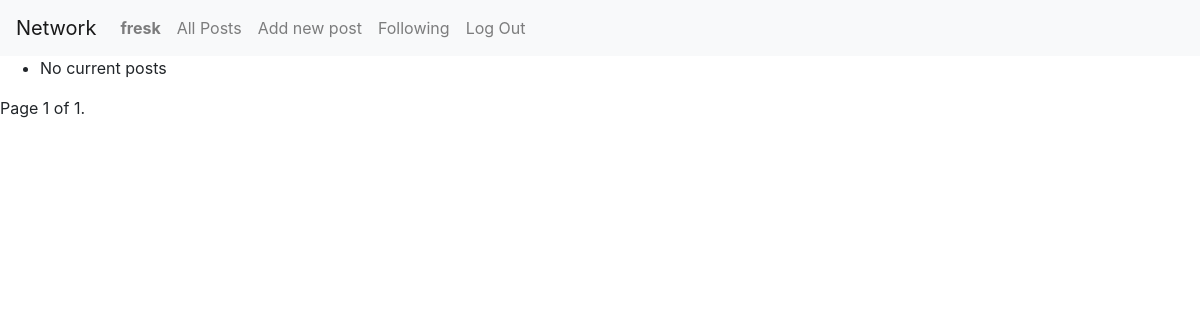
Page /following (signed in) on the earlier database version.
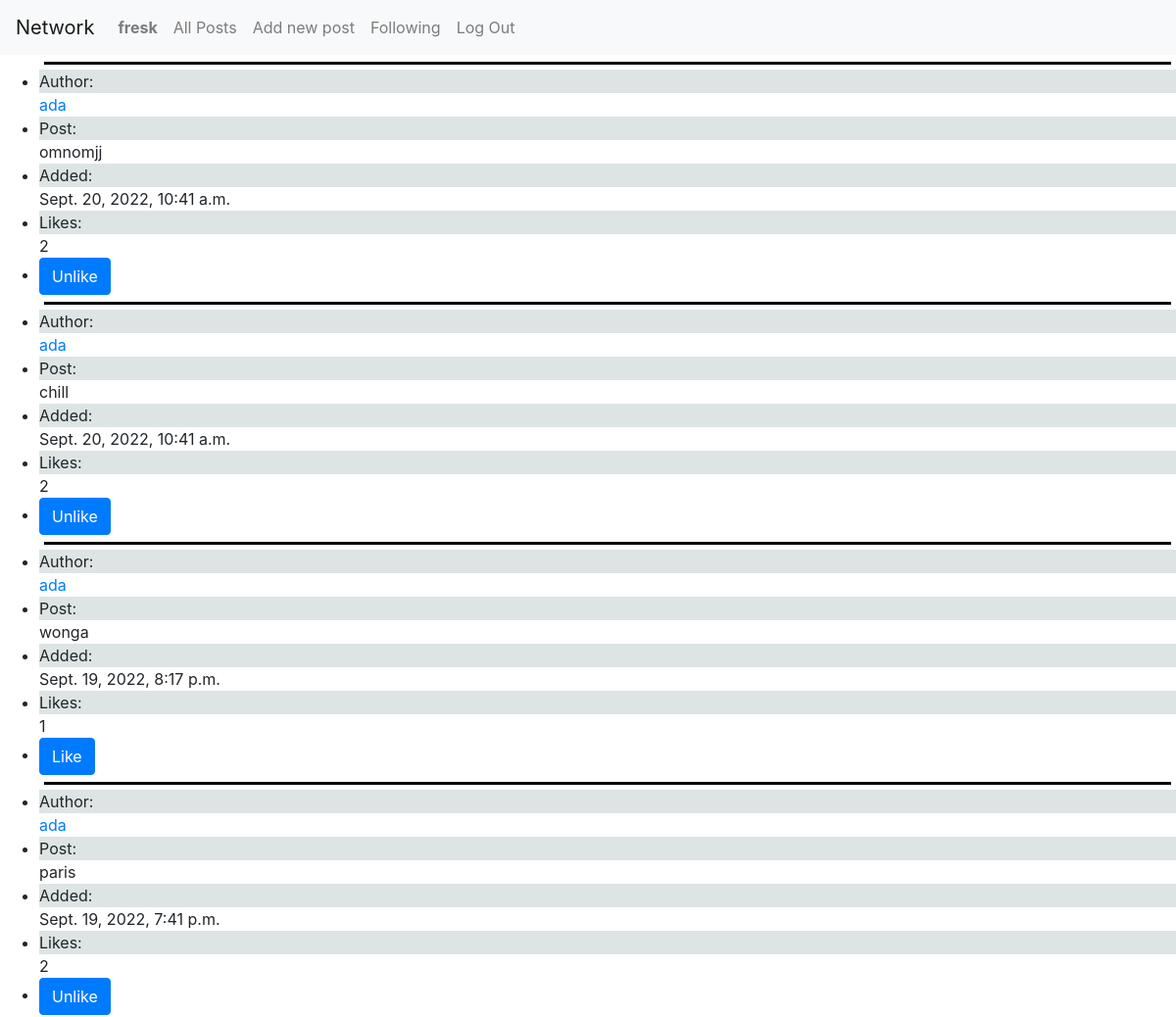
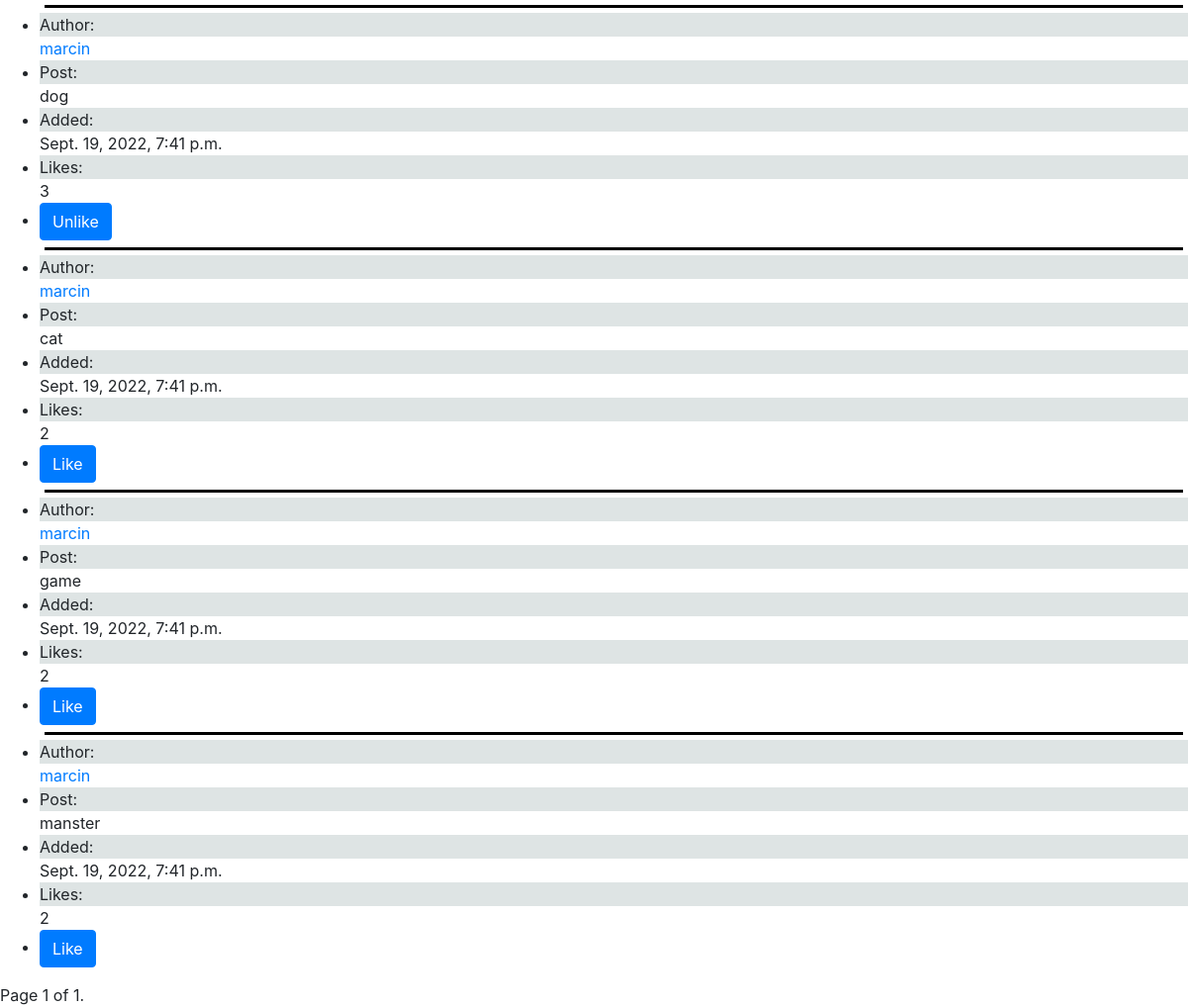
Same page on the later database version (2 pictures, top to bottom).
### network/models.py (models this page shows, shortened)
class New_post(models.Model):
    poster = models.ForeignKey(User, on_delete=models.CASCADE, related_name="poster")
    post = models.TextField(max_length=500)
    date = models.DateTimeField(auto_now_add=True)
    likes = models.IntegerField(default=0)
    u_likes = models.ManyToManyField(User, blank=True, related_name="u_likes")

class User(AbstractUser):
    followers_number = models.IntegerField(default=0)
    following_number = models.IntegerField(default=0)
    followers = models.ManyToManyField("self", blank=True, symmetrical=False, related_name="u_followers")
    following = models.ManyToManyField("self", blank=True,  symmetrical=False, related_name="u_following")

### network/views.py (the view)
# urls.py: path("following", views.following, name="following"),
def following(request):
    user = request.user
    posts_id = []
    for id in user.following.all():
        posts_id.append(id.id)
    posts = list(reversed(New_post.objects.all().filter(poster__in=posts_id)))
    paginator = Paginator(posts, 10)
    page_number = request.GET.get('page')
    page_obj = paginator.get_page(page_number)
    return render(request, "network/following.html", {
        "page_obj": page_obj,
        "page_number": page_number
    })

### network/templates/network/following.html (shortened to what this page needs)
{% extends "network/layout.html" %}
{% block body %}
<ul id="page{{ page_obj.number }}">
    {% for post in page_obj %}
        <div class="line"></div>
        <div>
            <li>
                <div class="grey">Author:</div>
                <a href="{% url 'profile' post.poster.id %}">{{ post.poster }}</a>
            </li>
            <div class="post" id="post_{{ post.id }}">
                <li>
                    <div class="grey">Post:</div><div id="hid_{{ post.id }}">{{ post.post }}</div>
                </li>
            </div>
            <li><div class="grey">Added:</div>{{ post.date }}</li>
            <li><div class="grey">Likes:</div><div id="likes_{{ post.id }}">{{ post.likes }}</li></div>
            {% if user.is_authenticated %}
            <div>
                <li>
                    {% if user in post.u_likes.all %}
                    <button class="btn btn-primary" id="like_{{ post.id }}">Unlike</button>
                    {% else %}
                    <button class="btn btn-primary" id="like_{{ post.id }}">Like</button>
                    {% endif %}
                </li>
            </div>
            {% endif %}
            {% empty %}
            <li>No current posts</li>
        </div>
        {% endfor %}
</ul>
    <div class="pagination">
        <span class="step-links">
            <span class="current">
                Page {{ page_obj.number }} of {{ page_obj.paginator.num_pages }}.
            </span>
        </span>
    </div>
{% endblock %}

Differences in the rows shown:
now on this page (row edited): New_post: poster "ada", post "omnomjj", date "Sept. 20, 2022, 10:41 a.m.", likes "2"
now on this page (row edited): New_post: poster "ada", post "chill", date "Sept. 20, 2022, 10:41 a.m.", likes "2"
now on this page (row unchanged): New_post: poster "ada", post "wonga", date "Sept. 19, 2022, 8:17 p.m.", likes "1"
now on this page (row edited): New_post: poster "ada", post "paris", date "Sept. 19, 2022, 7:41 p.m.", likes "2"
now on this page (row edited): New_post: poster "marcin", post "dog", date "Sept. 19, 2022, 7:41 p.m.", likes "3"
now on this page (row unchanged): New_post: poster "marcin", post "cat", date "Sept. 19, 2022, 7:41 p.m.", likes "2"
now on this page (row unchanged): New_post: poster "marcin", post "game", date "Sept. 19, 2022, 7:41 p.m.", likes "2"
now on this page (row unchanged): New_post: poster "marcin", post "manster", date "Sept. 19, 2022, 7:41 p.m.", likes "2"
Other differences:
text no longer shown: "No current posts"
